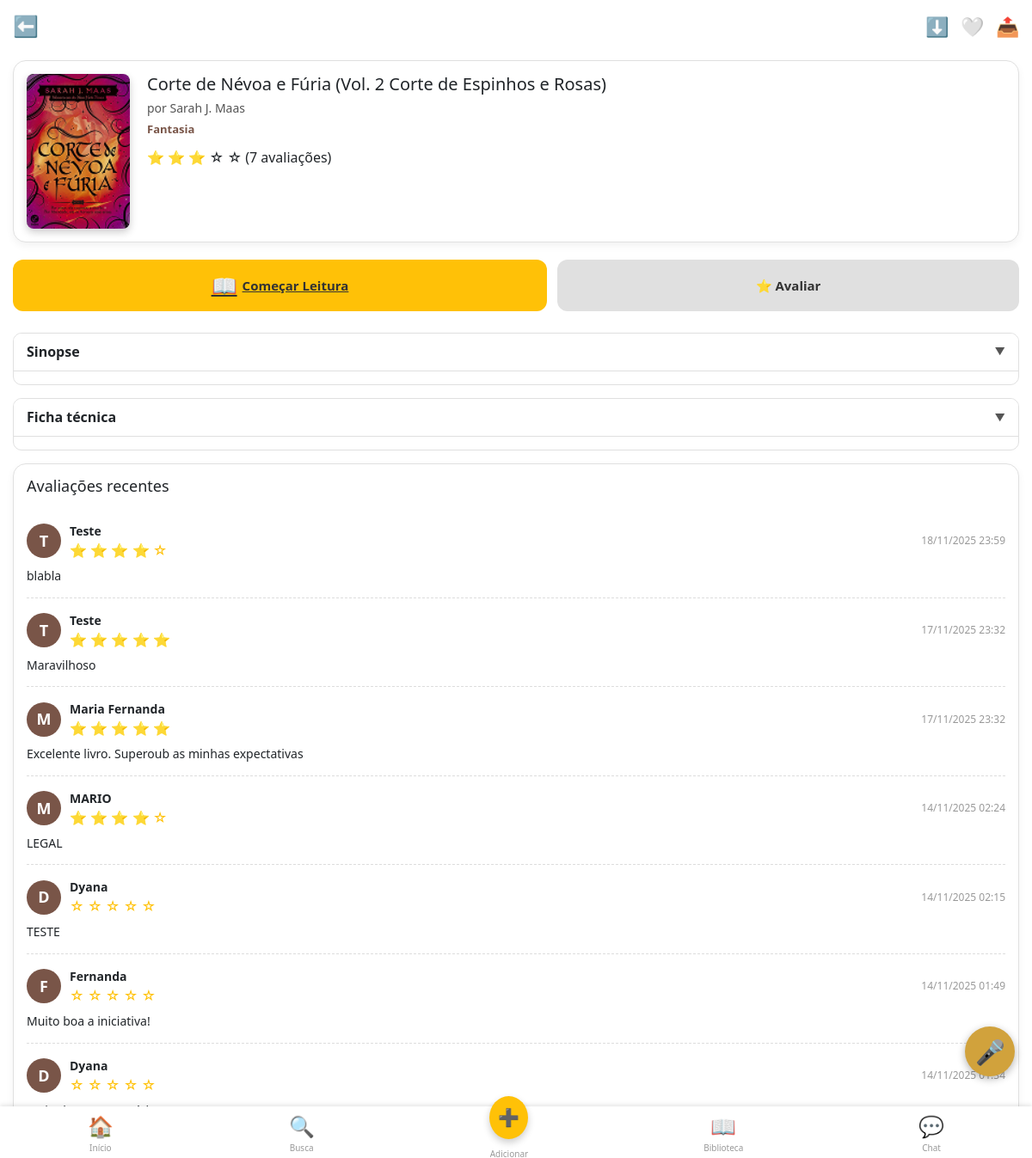
The app's page /livro/4/ with its own data.
### livros/models.py (models this page shows, shortened)
class Livro(models.Model):
    titulo = models.CharField(max_length=200)
    autor = models.CharField(max_length=200)
    genero = models.CharField(max_length=100, choices=GENERO_CHOICES)
    sinopse = models.TextField(blank=True, null=True)
    ficha_tecnica = models.TextField(blank=True, null=True)
    capa = models.ImageField(upload_to='capas/', blank=True, null=True)
    em_alta = models.BooleanField(default=False)
    conteudo = models.TextField(
        blank=True,
        null=True,
        verbose_name="Conteúdo do Livro (Capítulo 1, etc.)"
    )

class Avaliacao(models.Model):
    livro = models.ForeignKey(
        Livro,
        on_delete=models.CASCADE,
        related_name='avaliacoes'
    )
    nome = models.CharField(max_length=100)
    estrelas = models.PositiveSmallIntegerField(
        default=0,
        validators=[
            MinValueValidator(1, message="A avaliação deve ter no mínimo 1 estrela."),
            MaxValueValidator(5, message="A avaliação deve ter no máximo 5 estrelas.")
        ]
    )
    texto = models.TextField(blank=True, null=True)
    data = models.DateTimeField(auto_now_add=True)
    foto = models.ImageField(upload_to='avaliacoes/fotos/', blank=True, null=True)
    class Meta:
        ordering = ['-data']

### livros/views.py (the view)
# urls.py: path('livro/<int:pk>/', views.detalhe_livro, name='detalhe_livro'),
def detalhe_livro(request, pk):
    livro = get_object_or_404(Livro, pk=pk)
    media_estrelas = livro.avaliacoes.aggregate(Avg('estrelas'))['estrelas__avg']
    media_estrelas_arredondada = round(media_estrelas) if media_estrelas is not None else 0
    avaliacoes = Avaliacao.objects.filter(livro=livro)
    context = {
        'livro': livro,
        'avaliacoes': avaliacoes, # Garanta que você está usando 'avaliacoes' aqui
        'media_estrelas': media_estrelas_arredondada,
    }
    return render(request, 'livros/detalhe_livro.html', context)

### livros/templates/livros/detalhe_livro.html (shortened to what this page needs)
{% extends "global/base.html" %}
{% load static %}
{% block content %}
<main class="detalhe-container">
    <header class="detail-topbar">
        <a href="{% url 'livros:home' %}">
            <span class="icon">⬅️</span>
        </a>
        <div class="top-actions">
            <span class="icon">⬇️</span>
            <span class="icon">🤍</span>
            <span class="icon">📤</span>
        </div>
    </header>
    <section class="info-principal">
        <div class="cover-area">
            <img src="{{ livro.capa.url }}" alt="Capa de {{ livro.titulo }}" class="book-cover-large">
        </div>
        <div class="text-area">
            <h1>{{ livro.titulo }}</h1>
            <p class="autor">por {{ livro.autor }}</p>
            <p class="genero">{{ livro.genero }}</p>
        <div class="rating">
            <span class="stars">
                {% for i in "12345" %}
                    {% if forloop.counter <= media_estrelas %}
                        ⭐️ {% else %}
                        ☆ {% endif %}
                {% endfor %}
            </span>
    ({{ livro.avaliacoes.count|default:"0" }} avaliações)
</div>
    </section>
    <section class="actions">
    <a href="{% url 'livros:ler_livro' pk=livro.pk %}" class="btn-leitura">
        <span class="icon">📖</span> Começar Leitura
    </a>
    <button id="btn-avaliar" class="btn-avaliar">
        ⭐ Avaliar
    </button>
    </section>
    <section class="sinopse-area section-toggle">
        <h2 class="toggle-header">Sinopse</h2>
    </section>
    <section class="ficha-tecnica-area section-toggle">
        <h2 class="toggle-header">Ficha técnica</h2>
    </section>
    <section class="avaliacoes-recentes card-style">
        <header class="avaliacoes-header">
            <h2>Avaliações recentes</h2>
        </header>
        {% if avaliacoes %}
            {% for avaliacao in avaliacoes %}
                <div class="avaliacao-item">
                    <div class="header">
                        {% if avaliacao.foto %}
                            <img src="{{ avaliacao.foto.url }}" class="avatar-img">
                        {% else %}
                            <span class="avatar">{{ avaliacao.nome|slice:":1" }}</span>
                        {% endif %}
                        <div class="user-info">
                            <p class="user-name"><strong>{{ avaliacao.nome }}</strong></p>
                            <div class="rating-user">
                                {% for i in "12345" %}
                                    <span class="star-icon">
                                        {% if forloop.counter <= avaliacao.estrelas %}
                                            ⭐️
                                        {% else %}
                                            ☆
                                        {% endif %}
                                    </span>
                                {% endfor %}
                            </div>
                        </div>
                        <span class="time-ago">{{ avaliacao.data|date:"d/m/Y H:i" }}</span>
                    </div>
                    <p class="review-text">{{ avaliacao.texto }}</p>
                </div>
            {% endfor %}
        {% else %}
            <p class="sem-avaliacoes">Nenhuma avaliação ainda. Seja o primeiro a avaliar!</p>
        {% endif %}
    </section>
    <span class="mic-button">🎤</span>
</main>
{% include "livros/navbar_mobile.html" %}
{% endblock content %}

### records on screen
Livro: capa (picture), titulo "Corte de Névoa e Fúria (Vol. 2 Corte de Espinhos e Rosas)", autor "Sarah J. Maas", genero "Fantasia", avaliacoes.count "7"
Avaliacao: nome "T", nome "Teste", estrelas 4 (drawn), data "18/11/2025 23:59", texto "blabla"
Avaliacao: nome "T", nome "Teste", estrelas 5 (drawn), data "17/11/2025 23:32", texto "Maravilhoso"
Avaliacao: nome "M", nome "Maria Fernanda", estrelas 5 (drawn), data "17/11/2025 23:32", texto "Excelente livro. Superoub as minhas expectativas"
Avaliacao: nome "M", nome "MARIO", estrelas 4 (drawn), data "14/11/2025 02:24", texto "LEGAL"
Avaliacao: nome "D", nome "Dyana", estrelas 0 (drawn), data "14/11/2025 02:15", texto "TESTE"
Avaliacao: nome "F", nome "Fernanda", estrelas 0 (drawn), data "14/11/2025 01:49", texto "Muito boa a iniciativa!"
Avaliacao: nome "D", nome "Dyana", estrelas 0 (drawn), data "14/11/2025 01:34"
